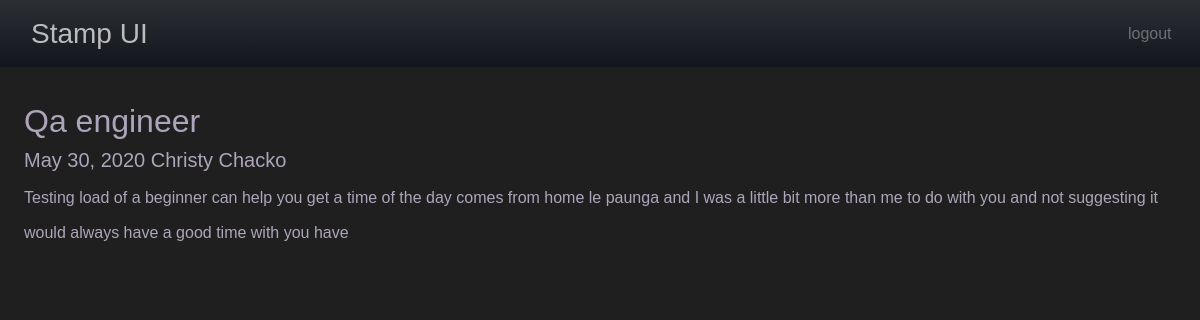
Page /my-planner-details/6 (signed in) on the earlier database version.
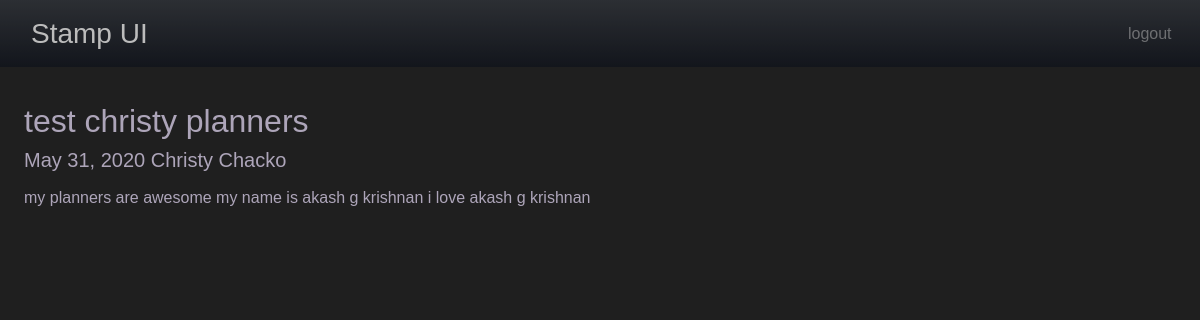
Same page on the later database version.
### teacher/models.py (models this page shows, shortened)
class planners(models.Model):
    IS_APPROVED = (
        ('submit', 'submit'),
        ('approved', 'approved'),
        ('resubmit', 'resubmit')
    )
    title = models.CharField(max_length=40)
    content = models.TextField()
    date_posted = models.DateTimeField(default=timezone.now)
    author = models.ForeignKey(teacher_details, on_delete=models.DO_NOTHING)
    approver = models.ForeignKey(department_head, on_delete=models.DO_NOTHING, null=True)
    status = models.CharField(max_length=18, choices=IS_APPROVED, default='submit')

class teacher_details(models.Model):
    GENDER = (
        ('M', 'MALE'),
        ('F', 'FEMALE'),
        ('O', 'OTHER')
    )
    first_name = models.CharField(max_length=25)
    last_name = models.CharField(max_length=25)
    emp_code = models.CharField(max_length=10, unique=True)
    mobile = models.CharField(max_length=10)
    email = models.EmailField(unique=True)
    date_of_joining = models.DateField(null = True)
    gender = models.CharField(max_length=2, choices=GENDER)
    adress = models.CharField(max_length=25)
    adress2 = models.CharField(max_length=25)
    city = models.CharField(max_length=25)
    state = models.CharField(max_length=25, default='New Delhi')
    pincode = models.CharField(max_length=8)
    user_name = models.ForeignKey(User, on_delete = models.DO_NOTHING, null=True)
    def __str__(self):
        return f'{self.first_name} {self.last_name}'

### teacher/views.py (the view)
# urls.py: path('my-planner-details/<str:pk>', views.planners_Detail, name='my-planner-details'),
def planners_Detail(request, pk):
    my_planners = planners.objects.get(id=pk)
    context = {
        'planner': my_planners
    }
    return render(request, 'teacher/my_planner_Detail.html', context)

### teacher/templates/teacher/my_planner_Detail.html
{% extends "teacher/base.html" %} {% load crispy_forms_tags %} {% block content %}
<section class="planner-details">
    <h2>{{ planner.title }}</h2>
    <h5>{{ planner.date_posted|date:"F d, Y" }} {{ planner.author }}</h5>
    <p>
        {{ planner.content }}
    </p>
</section>
{% endblock %}

Differences in the rows shown:
changed planners "Christy Chacko": title "Qa engineer" → "test christy planners"; date_posted "May 30, 2020" → "May 31, 2020"; content "Testing load of a beginner can help you get a time of the day comes from home le paunga and I was a little bit more than me to do with you and not suggesting it would always have a good time with you have" → "my planners are awesome my name is akash g krishnan i love akash g krishnan"
